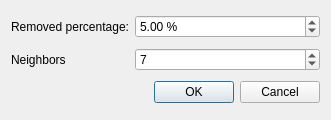
<ui version="4.0" >
 <class>OutlierRemovalDialog</class>
 <widget class="QDialog" name="OutlierRemovalDialog" >
  <property name="geometry" >
   <rect>
    <x>0</x>
    <y>0</y>
    <width>331</width>
    <height>120</height>
   </rect>
  </property>
  <property name="windowTitle" >
   <string>Dialog</string>
  </property>
  <layout class="QGridLayout" >
   <item row="0" column="0" >
    <widget class="QLabel" name="label" >
     <property name="text" >
      <string>Removed percentage:</string>
     </property>
    </widget>
   </item>
   <item row="0" column="1" >
    <widget class="QDoubleSpinBox" name="m_inputPercentage" >
     <property name="suffix" >
      <string> %</string>
     </property>
     <property name="minimum" >
      <double>1.000000000000000</double>
     </property>
     <property name="maximum" >
      <double>100.000000000000000</double>
     </property>
     <property name="value" >
      <double>5.000000000000000</double>
     </property>
    </widget>
   </item>
   <item row="1" column="0" >
    <widget class="QLabel" name="label_2" >
     <property name="text" >
      <string>Neighbors</string>
     </property>
    </widget>
   </item>
   <item row="1" column="1" >
    <widget class="QSpinBox" name="m_inputNbNeighbors" >
     <property name="maximum" >
      <number>9999</number>
     </property>
     <property name="value" >
      <number>7</number>
     </property>
    </widget>
   </item>
   <item row="2" column="1" >
    <widget class="QDialogButtonBox" name="buttonBox" >
     <property name="orientation" >
      <enum>Qt::Horizontal</enum>
     </property>
     <property name="standardButtons" >
      <set>QDialogButtonBox::Cancel|QDialogButtonBox::NoButton|QDialogButtonBox::Ok</set>
     </property>
    </widget>
   </item>
  </layout>
 </widget>
 <resources/>
 <connections>
  <connection>
   <sender>buttonBox</sender>
   <signal>accepted()</signal>
   <receiver>OutlierRemovalDialog</receiver>
   <slot>accept()</slot>
   <hints>
    <hint type="sourcelabel" >
     <x>248</x>
     <y>254</y>
    </hint>
    <hint type="destinationlabel" >
     <x>157</x>
     <y>274</y>
    </hint>
   </hints>
  </connection>
  <connection>
   <sender>buttonBox</sender>
   <signal>rejected()</signal>
   <receiver>OutlierRemovalDialog</receiver>
   <slot>reject()</slot>
   <hints>
    <hint type="sourcelabel" >
     <x>316</x>
     <y>260</y>
    </hint>
    <hint type="destinationlabel" >
     <x>286</x>
     <y>274</y>
    </hint>
   </hints>
  </connection>
 </connections>
</ui>
